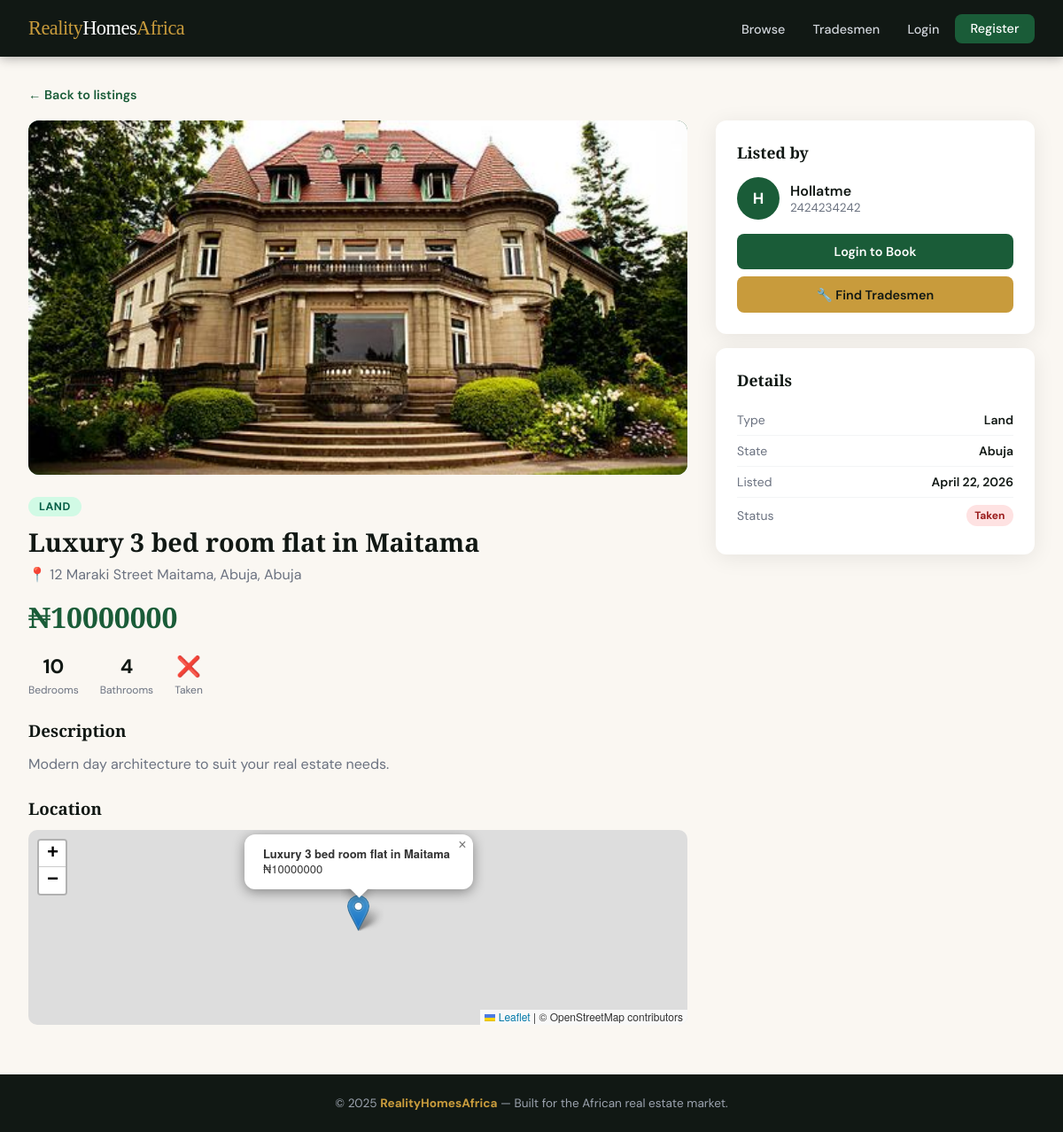
The page /property/4/ on the database its author committed.
### listings/models.py (models this page shows, shortened)
class PropertyImage(models.Model):
    property = models.ForeignKey(Property, on_delete=models.CASCADE, related_name='images')
    image = models.ImageField(upload_to='property_images/%Y/%m/')
    is_primary = models.BooleanField(default=False)
    uploaded_at = models.DateTimeField(auto_now_add=True)

class Property(models.Model):
    agent = models.ForeignKey(
        settings.AUTH_USER_MODEL,
        on_delete=models.CASCADE,
        related_name='properties'
    )
    title = models.CharField(max_length=200)
    description = models.TextField()
    price = models.DecimalField(max_digits=14, decimal_places=2)
    address = models.CharField(max_length=300)
    city = models.CharField(max_length=100)
    state = models.CharField(max_length=100, choices=NIGERIAN_STATES, default='Abuja')
    property_type = models.CharField(max_length=20, choices=PROPERTY_TYPES, default='flat')
    bedrooms = models.PositiveIntegerField(default=0)
    bathrooms = models.PositiveIntegerField(default=0)
    is_available = models.BooleanField(default=True)
    latitude = models.DecimalField(max_digits=9, decimal_places=6, null=True, blank=True)
    longitude = models.DecimalField(max_digits=9, decimal_places=6, null=True, blank=True)
    created_at = models.DateTimeField(auto_now_add=True)
    updated_at = models.DateTimeField(auto_now=True)
    class Meta:
        ordering = ['-created_at']
        verbose_name_plural = 'Properties'

### users/models.py (models this page shows, shortened)
class CustomUser(AbstractUser):
    is_agent = models.BooleanField(default=False)
    is_tradesman = models.BooleanField(default=False)
    is_client = models.BooleanField(default=True)
    phone_number = models.CharField(max_length=15, blank=True, null=True)
    profile_picture = models.ImageField(upload_to='profile_pictures/', blank=True, null=True)
    bio = models.TextField(blank=True, null=True)

### listings/views.py (the view)
# urls.py: path('property/<int:pk>/', views.property_detail, name='property_detail'),
def property_detail(request, pk):
    prop = get_object_or_404(Property, pk=pk)
    inspection_form = InspectionRequestForm()
    is_favorited = False
    if request.user.is_authenticated:
        is_favorited = Favorite.objects.filter(user=request.user, property=prop).exists()
    return render(request, 'listings/property_detail.html', {
        'property': prop,
        'inspection_form': inspection_form,
        'is_favorited': is_favorited,
        'images': prop.images.all(),
    })

### users/context_processors.py (called while the page is built)
def unread_messages_count(request):
    if request.user.is_authenticated:
        from .models import Message
        count = Message.objects.filter(receiver=request.user, is_read=False).count()
        return {'unread_count': count}
    return {'unread_count': 0}

### templates/listings/property_detail.html (shortened to what this page needs)
{% extends 'base.html' %}
{% block extra_head %}
<link rel="stylesheet" href="https://cdnjs.cloudflare.com/ajax/libs/leaflet/1.9.4/leaflet.min.css"/>
{% endblock %}
{% block content %}
<a href="{% url 'listings:property_list' %}" class="back-link">← Back to listings</a>
<div class="detail-grid">
  <div>
    <div class="gallery-main" id="main-img">
      {% if images %}
        <img src="{{ images.0.image.url }}" alt="{{ property.title }}" id="main-photo">
      {% else %}
        🏠
      {% endif %}
    </div>
    <div class="info-section">
      <span class="prop-type-tag">{{ property.get_property_type_display }}</span>
      <h1>{{ property.title }}</h1>
      <p class="info-location">📍 {{ property.address }}, {{ property.city }}, {{ property.state }}</p>
      <div class="info-price">₦{{ property.price|floatformat:0 }}</div>
      <div class="info-meta">
        {% if property.bedrooms > 0 %}
        <div class="info-meta-item">
          <span class="val">{{ property.bedrooms }}</span>
          <span class="lbl">Bedrooms</span>
        </div>
        {% endif %}
        {% if property.bathrooms > 0 %}
        <div class="info-meta-item">
          <span class="val">{{ property.bathrooms }}</span>
          <span class="lbl">Bathrooms</span>
        </div>
        {% endif %}
        <div class="info-meta-item">
          <span class="val">{% if property.is_available %}✅{% else %}❌{% endif %}</span>
          <span class="lbl">{% if property.is_available %}Available{% else %}Taken{% endif %}</span>
        </div>
      </div>
      <h3>Description</h3>
      <p class="description">{{ property.description }}</p>
      {% if property.latitude and property.longitude %}
      <h3>Location</h3>
      <div id="property-map"></div>
      {% endif %}
    </div>
  </div>
  <div class="sidebar">
    <div class="sidebar-card">
      <h3>Listed by</h3>
      <div class="agent-info">
        <div class="agent-avatar">{{ property.agent.username|slice:":1"|upper }}</div>
        <div>
          <div class="agent-name">{{ property.agent.get_full_name|default:property.agent.username }}</div>
          <div class="agent-phone">{{ property.agent.phone_number|default:"Contact via message" }}</div>
        </div>
      </div>
      <div class="action-btns">
        {% if user.is_authenticated and user.is_client %}
          <button class="btn btn-primary btn-block" onclick="openModal()">📅 Schedule Inspection</button>
          <a href="{% url 'users:send_message' property.agent.pk %}?property={{ property.pk }}"
             class="btn btn-outline btn-block">💬 Message Agent</a>
        {% elif not user.is_authenticated %}
          <a href="{% url 'users:login' %}" class="btn btn-primary btn-block">Login to Book</a>
        {% endif %}
        <a href="{% url 'services:tradesman_list' %}" class="btn btn-gold btn-block">🔧 Find Tradesmen</a>
      </div>
    </div>
    <div class="sidebar-card">
      <h3>Details</h3>
      <table style="width:100%; border-collapse:collapse; font-size:0.875rem;">
        <tr style="border-bottom:1px solid #f3f4f6;">
          <td style="padding:0.5rem 0; color:var(--gray);">Type</td>
          <td style="padding:0.5rem 0; font-weight:600; text-align:right;">{{ property.get_property_type_display }}</td>
        </tr>
        <tr style="border-bottom:1px solid #f3f4f6;">
          <td style="padding:0.5rem 0; color:var(--gray);">State</td>
          <td style="padding:0.5rem 0; font-weight:600; text-align:right;">{{ property.state }}</td>
        </tr>
        <tr style="border-bottom:1px solid #f3f4f6;">
          <td style="padding:0.5rem 0; color:var(--gray);">Listed</td>
          <td style="padding:0.5rem 0; font-weight:600; text-align:right;">{{ property.created_at|date:"N j, Y" }}</td>
        </tr>
        <tr>
          <td style="padding:0.5rem 0; color:var(--gray);">Status</td>
          <td style="padding:0.5rem 0; text-align:right;">
            {% if property.is_available %}
              <span class="badge badge-green">Available</span>
            {% else %}
              <span class="badge badge-red">Taken</span>
            {% endif %}
          </td>
        </tr>
      </table>
    </div>
  </div>
</div>
{% endblock %}

### templates/base.html (shortened to what this page needs)
<!DOCTYPE html>
<html lang="en">
<head>
  {% block extra_head %}{% endblock %}
</head>
<body>
<nav>
  <a href="{% url 'listings:homepage' %}" class="nav-logo">Reality<span>Homes</span>Africa</a>
  <ul class="nav-links">
    <li><a href="{% url 'listings:property_list' %}">Browse</a></li>
    <li><a href="{% url 'services:tradesman_list' %}">Tradesmen</a></li>
    {% if user.is_authenticated %}
      {% if user.is_agent %}
        <li><a href="{% url 'listings:agent_dashboard' %}">My Listings</a></li>
        <li><a href="{% url 'listings:agent_inspections' %}">Inspections</a></li>
      {% elif user.is_tradesman %}
        <li><a href="{% url 'services:tradesman_dashboard' %}">My Profile</a></li>
      {% else %}
        <li><a href="{% url 'listings:favorites_list' %}">Saved</a></li>
        <li><a href="{% url 'listings:client_inspections' %}">Bookings</a></li>
      {% endif %}
      <li>
        <a href="{% url 'users:inbox' %}">
          Inbox
          {% if unread_count > 0 %}
            <span class="nav-badge">{{ unread_count }}</span>
          {% endif %}
        </a>
      </li>
      <li><a href="{% url 'users:logout' %}" class="btn-nav">Logout ({{ user.username }})</a></li>
    {% else %}
      <li><a href="{% url 'users:login' %}">Login</a></li>
      <li><a href="{% url 'users:choose_role' %}" class="btn-nav">Register</a></li>
    {% endif %}
  </ul>
</nav>
<main>
  {% block content %}{% endblock %}
</main>
<footer>
  &copy; 2025 <strong>RealityHomesAfrica</strong> &mdash; Built for the African real estate market.
</footer>
</body>
</html>

### templates/base.html (style rules this page uses)
:root { --green: #1a5c38; --green-light: #2d8653; --gold: #c89b3c; --cream: #faf7f2; --dark: #111814; --gray: #6b7280; --light-gray: #f3f4f6; --white: #ffffff; --danger: #dc2626; --radius: 12px; --shadow: 0 4px 24px rgba(0,0,0,0.08); }
* { box-sizing: border-box; margin: 0; padding: 0; }
body { font-family: 'DM Sans', sans-serif; background: var(--cream); color: var(--dark); min-height: 100vh; display: flex; flex-direction: column; }
nav { background: var(--dark); padding: 0 2rem; height: 64px; display: flex; align-items: center; justify-content: space-between; position: sticky; top: 0; z-index: 1000; box-shadow: 0 2px 12px rgba(0,0,0,0.3); }
.nav-logo { font-family: 'Playfair Display', serif; font-size: 1.4rem; color: var(--gold); text-decoration: none; letter-spacing: -0.5px; }
.nav-logo span { color: var(--white); }
.nav-links { display: flex; align-items: center; gap: 0.25rem; list-style: none; }
.nav-links a { color: #d1d5db; text-decoration: none; padding: 0.5rem 0.85rem; border-radius: 8px; font-size: 0.9rem; font-weight: 500; transition: all 0.2s; }
.btn-nav { background: var(--green); color: var(--white) !important; padding: 0.45rem 1.1rem !important; border-radius: 8px !important; }
main { flex: 1; padding: 2rem; max-width: 1280px; margin: 0 auto; width: 100%; }
.btn { display: inline-block; padding: 0.6rem 1.4rem; border-radius: 8px; font-family: 'DM Sans', sans-serif; font-size: 0.9rem; font-weight: 600; cursor: pointer; border: none; text-decoration: none; transition: all 0.2s; }
.btn-primary { background: var(--green); color: var(--white); }
.btn-gold { background: var(--gold); color: var(--dark); }
footer { background: var(--dark); color: #9ca3af; text-align: center; padding: 1.5rem 2rem; font-size: 0.85rem; }
footer strong { color: var(--gold); }
.badge { display: inline-block; padding: 0.25rem 0.6rem; border-radius: 99px; font-size: 0.75rem; font-weight: 700; }
.badge-red { background: #fee2e2; color: #991b1b; }

### templates/listings/property_detail.html (style rules this page uses)
.back-link { color: var(--green); text-decoration: none; font-weight: 600; font-size: 0.9rem; display: inline-block; margin-bottom: 1.25rem; }
.detail-grid { display: grid; grid-template-columns: 1fr 360px; gap: 2rem; }
.gallery-main { border-radius: var(--radius); overflow: hidden; height: 400px; background: #1a5c38; display: flex; align-items: center; justify-content: center; color: rgba(255,255,255,0.3); font-size: 4rem; }
.gallery-main img { width: 100%; height: 400px; object-fit: cover; }
.info-section { padding: 1.5rem 0; }
.prop-type-tag { display: inline-block; background: #d1fae5; color: #065f46; border-radius: 99px; padding: 0.2rem 0.75rem; font-size: 0.78rem; font-weight: 700; text-transform: uppercase; letter-spacing: 0.5px; margin-bottom: 0.75rem; }
.info-section h1 { font-family: 'Playfair Display', serif; font-size: 1.8rem; line-height: 1.2; margin-bottom: 0.5rem; }
.info-location { color: var(--gray); margin-bottom: 1rem; }
.info-price { font-family: 'Playfair Display', serif; font-size: 2rem; color: var(--green); font-weight: 700; margin-bottom: 1.25rem; }
.info-meta { display: flex; gap: 1.5rem; margin-bottom: 1.5rem; flex-wrap: wrap; }
.info-meta-item { text-align: center; }
.info-meta-item .val { font-size: 1.4rem; font-weight: 700; display: block; }
.info-meta-item .lbl { font-size: 0.75rem; color: var(--gray); }
.info-section h3 { font-family: 'Playfair Display', serif; margin: 1.5rem 0 0.75rem; }
.description { color: var(--gray); line-height: 1.7; }
.sidebar { display: flex; flex-direction: column; gap: 1rem; }
.sidebar-card { background: var(--white); border-radius: var(--radius); padding: 1.5rem; box-shadow: var(--shadow); }
.sidebar-card h3 { font-family: 'Playfair Display', serif; margin-bottom: 1rem; font-size: 1.1rem; }
.agent-info { display: flex; align-items: center; gap: 0.75rem; margin-bottom: 1rem; }
.agent-avatar { width: 48px; height: 48px; border-radius: 50%; background: var(--green); color: var(--white); display: flex; align-items: center; justify-content: center; font-weight: 700; font-size: 1.1rem; flex-shrink: 0; }
.agent-name { font-weight: 600; }
.agent-phone { color: var(--gray); font-size: 0.85rem; }
.action-btns { display: flex; flex-direction: column; gap: 0.5rem; }
.btn-block { width: 100%; text-align: center; padding: 0.7rem; }
#property-map { height: 220px; border-radius: 10px; }

### rows shown on the page
PropertyImage: image (picture)
Property: property_type "LAND", title "Luxury 3 bed room flat in Maitama", address "12 Maraki Street Maitama", city "Abuja", state "Abuja", price "10000000", bedrooms "10", bathrooms "4", description "Modern day architecture to suit your real estate needs.", agent.username "H", agent.get_full_name "Hollatme", agent.phone_number "2424234242", property_type "Land", created_at "April 22, 2026"
